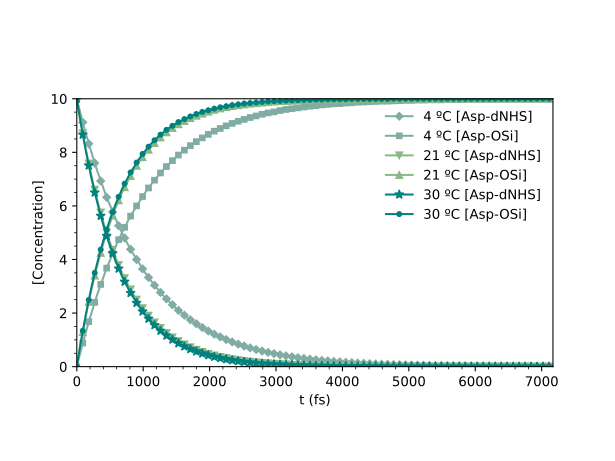

The script that saved this image:
import matplotlib.pyplot as plt
import pandas as pd
import matplotlib.ticker as tck
# Installing python libraries:
# pip install matplotlib pandas
# python -m pip <library> linux
# py -m pip <library> Windows


# Open file, must be located in the same directory as the .py file
file_name = 'kinetics.csv' # The file in this directory

# Reads the file as a pandas data file
data = pd.read_csv(file_name, delimiter=';')


# Set the collors in hexadecimal or in english in case of basic colors  
axis_color = 'black'
data_color = '#1f77b4' # Blue
data_color2 = 'red'

# Create a figure and a set of subplots
fig, ax = plt.subplots()
# minor stiks 
ax.yaxis.set_minor_locator(tck.AutoMinorLocator())
ax.xaxis.set_minor_locator(tck.AutoMinorLocator())

# Set the columns in pandas. data.iloc[:,0] = columna 0
#x = data.iloc[:,0]
#y1 = data.iloc[:,1]
#y2 = data.iloc[:,2]

# Represents the graphs
# ax.plot(x, y, linestyle='', marker='', markevery='', markersize='', color='', label='')
ax.plot(data.iloc[:,0], data.iloc[:,1], linestyle='-', marker='D', markevery=9, markersize=4, color='#80ACA3', label='4 ºC [Asp-dNHS]')
ax.plot(data.iloc[:,0], data.iloc[:,2], linestyle='-', marker='s', markevery=9, markersize=4, color='#80ACA3', label='4 ºC [Asp-OSi]')

ax.plot(data.iloc[:,0], data.iloc[:,3], linestyle='-', marker='v', markevery=9, markersize=5, color='#88b984', label='21 ºC [Asp-dNHS]')
ax.plot(data.iloc[:,0], data.iloc[:,4], linestyle='-', marker='^', markevery=9, markersize=5, color='#88b984', label='21 ºC [Asp-OSi]')

ax.plot(data.iloc[:,0], data.iloc[:,5], linestyle='-', marker='*', markevery=9, markersize=7, color='#008080', label='30 ºC [Asp-dNHS]')
ax.plot(data.iloc[:,0], data.iloc[:,6], linestyle='-', marker='.', markevery=9, markersize=7, color='#008080', label='30 ºC [Asp-OSi]')
 

# First and last value of the first column.
#x1 = (data.iloc[:,1][0])
#x2 = (data.iloc[:,1][len(data.iloc[:,0]) - 1])

#y1 = (data.iloc[:,2][0])
#y2 = (data.iloc[:,2][len(data.iloc[:,2]) - 1])

# Also first and last value of the first column
columna = data.iloc[:,1]
x1 = (columna[1])
x2 = (columna[len(columna) - 1])

columna = data.iloc[:,2]
y1 = (columna[2])
y2 = (columna[len(columna) - 1])


# Graph limits
ax.set_xlim(0, 7170)
ax.set_ylim(0, 10)

# Aspect ratio, (x/y)/(aspect/ratio), if we want an aspect ratio of 16:9,
# 1) We calculate the difference between the limits in x (671 - 1) and multiply it by 9
# 2) We calculate the difference between the limits in y (67 - -40) and multiply it by 16
# (670/107)/(16/9).
ax.set_aspect((7171/10)/(16/9))

# For labels 
ax.set_xlabel('t (fs)', color=axis_color)
#ax.set_xlabel(data.columns[0], color=axis_color)
ax.set_ylabel('[Concentration]', color=axis_color)
ax.legend(frameon=False)

# Saves the generated graph in the same directory as the .py file
fig.savefig("kinetics.svg")
# Shows the graph in the .py file
plt.show()
